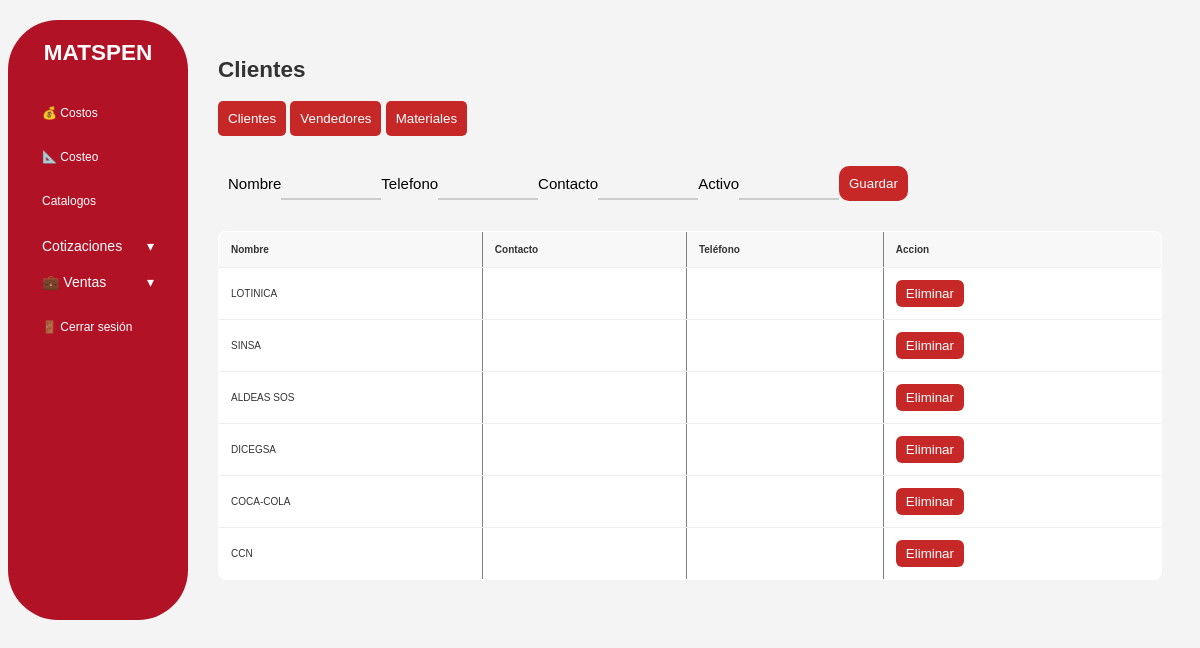
Page /clientes (signed in) on the earlier database version.
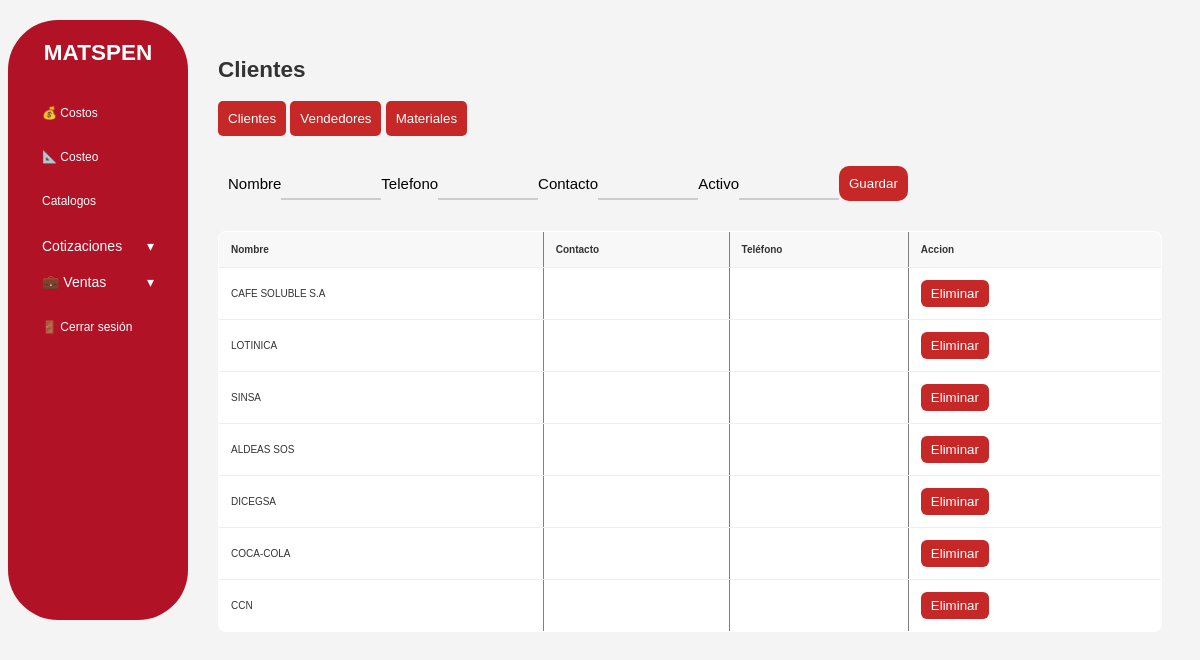
Same page on the later database version.
### tables this page shows
CREATE TABLE clientes (id INTEGER PRIMARY KEY AUTOINCREMENT, nombre TEXT NOT NULL UNIQUE, activo INTEGER DEFAULT 1);

### app.py (the view)
@app.route('/clientes')
def clientes():
    if "user_id" not in session:
        return redirect(url_for("login"))
    conn = get_db_connection()
    clientes = conn.execute("SELECT * FROM clientes ORDER BY id DESC").fetchall()
    vendedores = conn.execute("SELECT * FROM vendedores ORDER BY id DESC").fetchall()
    materiales = conn.execute("SELECT * FROM materiales ORDER BY id DESC").fetchall()
    conn.close()
    return render_template("clientes.html", clientes=clientes,vendedores=vendedores,materiales=materiales)

### database.py (called while the page is built)
def get_db_connection():
    conn = sqlite3.connect("database.db", timeout=10)
    conn.row_factory = sqlite3.Row
    return conn

### templates/clientes.html (shortened to what this page needs)
{% extends "base.html" %}
{% block content %}
<h2 id="tituloSeccion">Clientes</h2>
<div class="seleccion-group">
  <button type="button" id="btnClientes" class="active" >Clientes</button>
  <button type="button" id="btnVendedores" >Vendedores</button>
  <button type ="button" id ="btnMateriales">Materiales</button>
</div>
<div id="seccionClientes">
  <div class = "container">
    <form method="post" action="{{ url_for('agregar_clientes') }}">
            <label>Nombre</label>
            <input type="text" name="nombre" required>
            <label>Telefono</label>
            <input type="text" name="telefono" required>
            <label>Contacto</label>
            <input type="text" name="contacto" required>
            <label>Activo</label>
            <input type="text" name="activo" required>
            <br><br>
            <button class="guardar" type="submit">Guardar</button>
    </form>
  </div>
  <table border="1" cellpadding="10" cellspacing="0" width="100%">
  <thead>
    <tr>
      <th>Nombre</th>
      <th>Contacto</th>
      <th>Teléfono</th>
      <th>Accion</th>
    </tr>
  </thead>
  <tbody>
    {% for c in clientes %}
    <tr>
      <td>{{ c.nombre }}</td>
      <td>{{ c.contacto }}</td>
      <td>{{ c.telefono }}</td>
      <td>
        <form method="POST" action="/clientes/{{ c['id'] }}/eliminar"
      onsubmit="return confirm('Seguro quieres eliminar');">
                <button type="submit"
                        style="padding:6px 10px; border:none; border-radius:6px;
                                background:#c62828; color:white; cursor:pointer;">
                    Eliminar
                </button>
        </form>
      </td>
    </tr>
    {% endfor %}
  </tbody>
</table>
</div>
{% endblock %}

Differences in the rows shown:
added clientes: nombre "CAFE SOLUBLE S.A"
